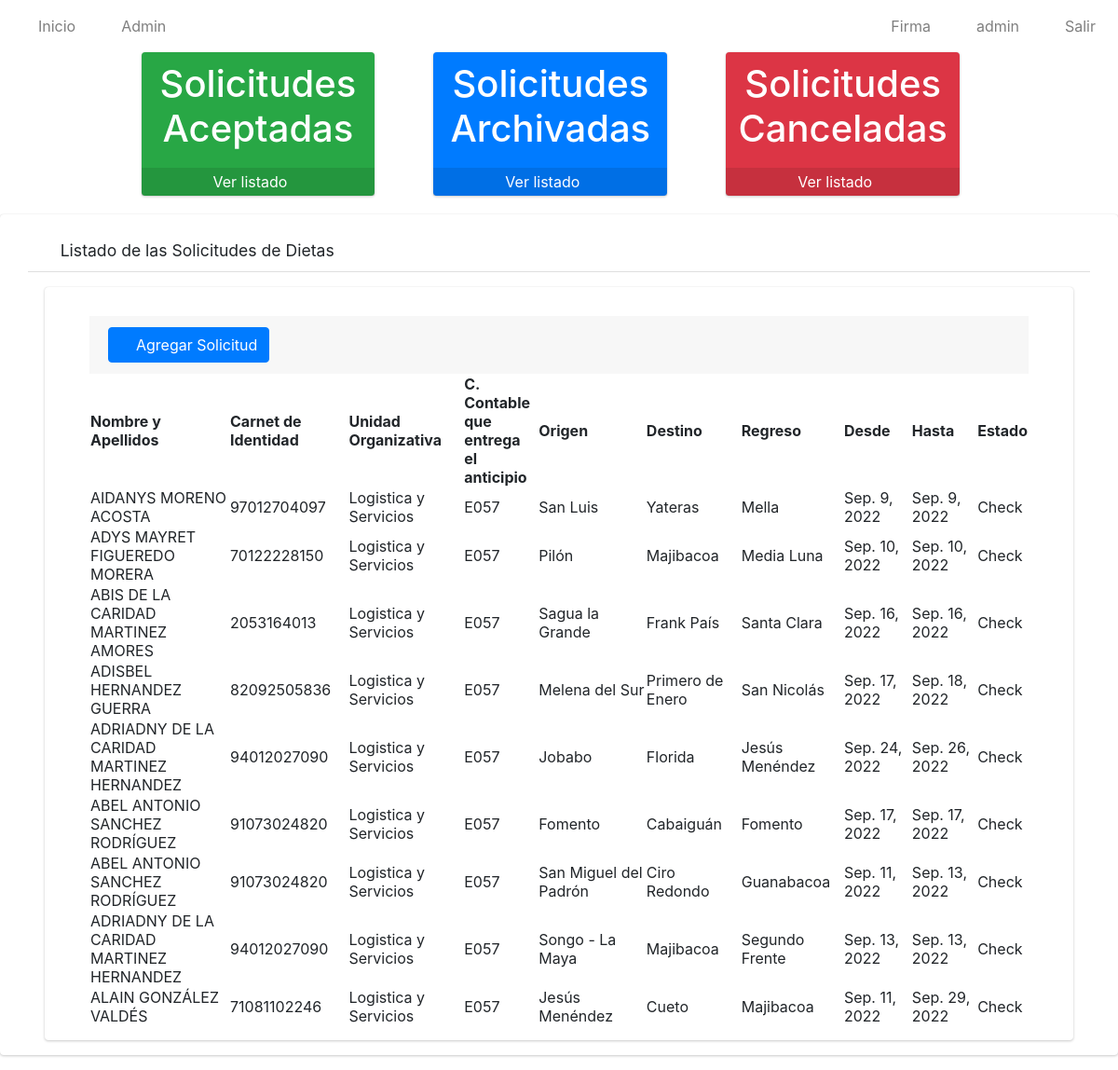
The page /index/ (signed in) on the database as committed earlier.
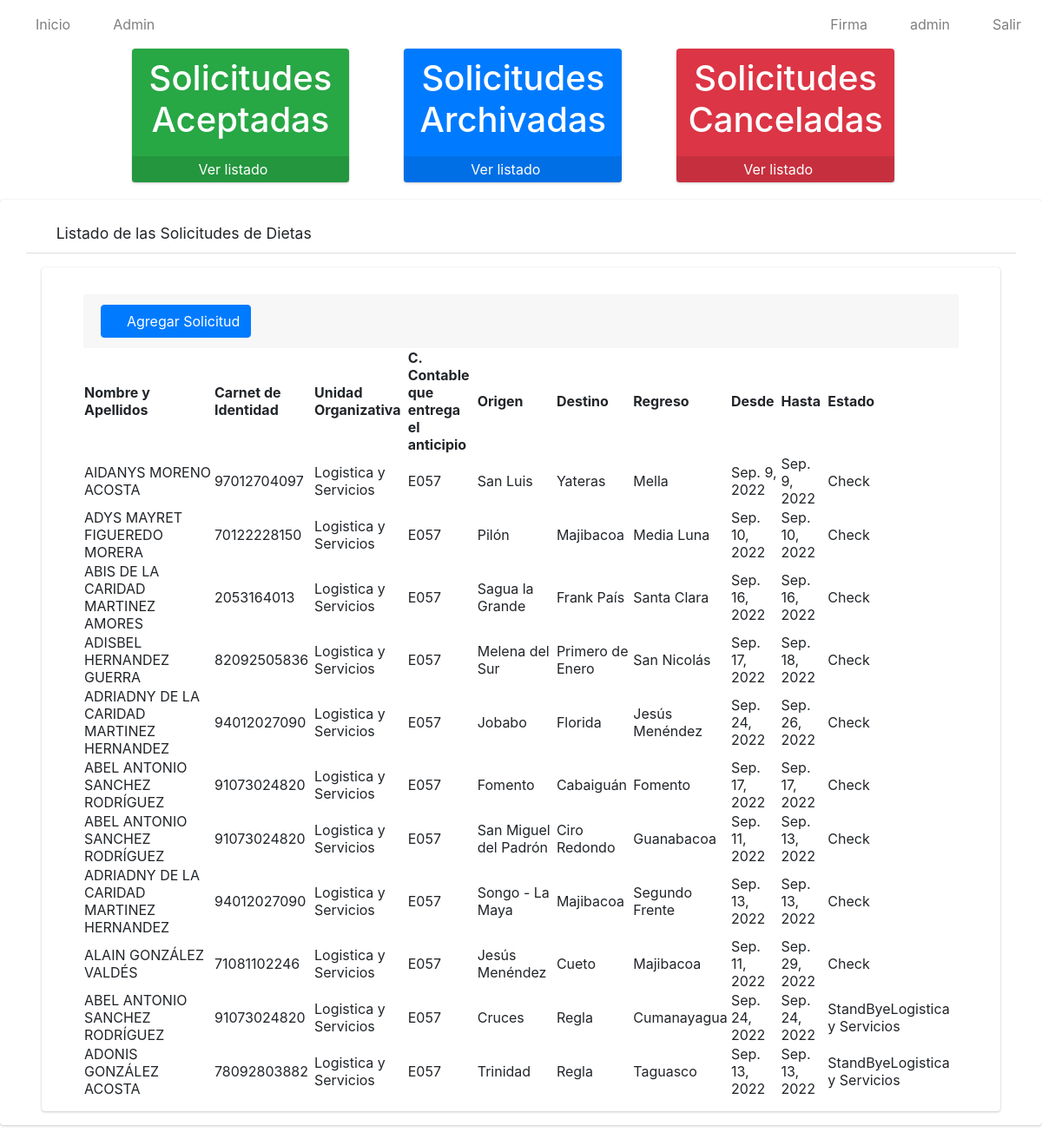
The same page on the database as committed later.
### app/models.py (models this page shows, shortened)
class Solicitud(models.Model):
    numero=models.IntegerField()
    solicitante=models.ForeignKey(Solicitante, on_delete=models.CASCADE)
    trabajador=models.ForeignKey(Trabajador, on_delete=models.CASCADE)
    unidad_organizativa=models.ForeignKey(Unidad_Organizativa, on_delete=models.CASCADE)
    c_contable=models.ForeignKey(C_Contable, on_delete=models.CASCADE)
    provincia=models.CharField(max_length=50)
    origen=models.CharField(max_length=50)
    prov_destino=models.CharField(max_length=50)
    destino=models.CharField(max_length=50)
    regreso=models.CharField(max_length=50)
    fecha_inicio=models.DateField()
    fecha_final=models.DateField()
    parleg=models.ForeignKey(Trabajador, on_delete=models.CASCADE, related_name='Trabajador_parleg', null=True, blank=True)
    cargo_presupuesto=models.ForeignKey(Cargo_al_Presupuesto, on_delete=models.CASCADE)
    autoriza=models.ForeignKey(Autoriza, on_delete=models.CASCADE)
    estado=models.CharField(max_length=200)
    observaciones=models.CharField(max_length=500, blank=True, null=True)
    labor=models.CharField(max_length=500, blank=True, null=True)
    class Meta:
        verbose_name="Solicitud"
        verbose_name_plural="Solicitudes"

class Trabajador(models.Model):
    usuario=models.OneToOneField(User, on_delete=models.CASCADE)
    ci=models.CharField(max_length=11, unique=True)
    def __str__(self):
            return self.usuario.first_name+' '+self.usuario.last_name
    class Meta:
        verbose_name = "Trabajador"
        verbose_name_plural = "Trabajadores"

class Unidad_Organizativa(models.Model):
    nombre=models.CharField(max_length=100)
    def __str__(self):
        return self.nombre
    class Meta:
        verbose_name="Unidad Organizativa"
        verbose_name_plural="Unidades Organizativas"

class C_Contable(models.Model):
    nombre=models.CharField(max_length=4)
    def __str__(self):
        return self.nombre

### app/views.py (the view)
# urls.py: path('', SolicitudListView.as_view(), name='solicitudes'),
class SolicitudListView(ListView):
    model = Solicitud
    template_name = 'solicitudes/listar.html'
    @method_decorator(login_required)
    def dispatch(self, request, *args, **kwargs):
        return super().dispatch(request,*args,** kwargs)
    def get_context_data(self, **kwargs):
        context = super().get_context_data(**kwargs)
        context['title'] = "Listado de Solicitudes"
        return context

### app/templates/solicitudes/listar.html (shortened to what this page needs)
{% extends 'base.html' %}
{% load static %}
{% block content %}
    <div class="row pl-5 pr-5 ml-5" >
         <div class="col-lg-3 col-6 ml-5">
            <div class="small-box bg-success">
                <div class="inner">
                    <h1 style="color: white;" class="text-center">
                        Solicitudes Aceptadas
                    </h1>
                </div>
                <div class="icon"><i class="fas fa-check-square"></i>
                </div>
                {% if perms.app.view_modelo %}
                <a href="{% url 'listarMod' %}" class="small-box-footer" style="color: white !important;">
                Ver listado <i class="fas fa-arrow-circle-right" style="color: white;"></i>
                </a>
                {% else %}
                <a href="#" class="small-box-footer" style="color: white !important;">
                No tiene permisos para ver los Modelos <i class="fas fa-eye-slash" style="color: white;"></i>
                </a>
                {% endif %}
            </div>
            </div>
        <div class="col-lg-3 col-6 ml-5">
            <div class="small-box btn-primary">
                <div class="inner">
                    <h1 style="color: white;" class="text-center">
                        Solicitudes Archivadas
                    </h1>
                </div>
                <div class="icon"><i class="fas fa-folder"></i>
                </div>
                {% if perms.app.view_modelo %}
                <a href="{% url 'listarModArch' %}" class="small-box-footer" style="color: white !important;">
                Ver listado <i class="fas fa-arrow-circle-right" style="color: white;"></i>
                </a>
                {% else %}
                <a href="#" class="small-box-footer" style="color: white !important;">
                No tiene permisos para ver los Modelos <i class="fas fa-eye-slash" style="color: white;"></i>
                </a>
                {% endif %}
            </div>
            </div>
        <div class="col-lg-3 col-6 ml-5">
        <div class="small-box bg-danger">
                <div class="inner">
                    <h1 style="color: white;" class="text-center">
                        Solicitudes Canceladas
                    </h1>
                </div>
                <div class="icon"><i class="fas fa-times-circle"></i>
                </div>
                {% if perms.app.view_modelo %}
                <a href="{% url 'listarModCancel' %}" class="small-box-footer" style="color: white !important;">
                Ver listado <i class="fas fa-arrow-circle-right" style="color: white;"></i>
                </a>
                {% else %}
                <a href="#" class="small-box-footer" style="color: white !important;">
                No tiene permisos para ver los Modelos <i class="fas fa-eye-slash" style="color: white;"></i>
                </a>
                {% endif %}
            </div>
            </div>
        </div>
    <div class=" card card-default">
        <div class="card-header px-3 mb-3 mt-3 container">
            <h3 class="card-title">
            <i class="fas fa-search"></i>
                Listado de las Solicitudes de Dietas
            </h3>
            </div>
        <div class="card card-body content-header mx-5 px-5">
         {% if perms.app.add_solicitud %}
             <div class=" card-footer mt-3">
            <a href="{% url 'crear_solicitud' %}" type="button" class="btn btn-primary">
                <i class="fas fa-plus"></i>
                Agregar Solicitud
            </a>
        </div>
             {% endif %}
            <table id="myTable" class="display" style="width: 100%;">
                <thead>
                    <tr>
                        <th>Nombre y Apellidos</th>
                        <th>Carnet de Identidad</th>
                        <th>Unidad Organizativa</th>
                        <th>C. Contable que entrega el anticipio</th>
                        <th>Origen</th>
                        <th>Destino</th>
                        <th>Regreso</th>
                        <th>Desde</th>
                        <th>Hasta</th>
                        <th>Estado</th>
                    </tr>
                </thead>
                <tbody>
                    {% for i in object_list %}
                    <tr>
                        <td style="width: 150px;">{{i.trabajador}}</td>
                        <td>{{i.trabajador.ci}}</td>
                        <td>{{i.unidad_organizativa}}</td>
                        <td style="width: 80px;">{{i.c_contable}}</td>
                        <td>{{i.origen}}</td>
                        <td>{{i.destino}}</td>
                        <td>{{i.regreso}}</td>
                        <td>{{i.fecha_inicio}}</td>
                        <td>{{i.fecha_final}}</td>
                        <td>{{i.estado}}</td>
                    </tr>
                    {% endfor %}
                </tbody>
            </table>
        </div>
    </div>
{% endblock %}

### app/templates/base.html (shortened to what this page needs)
{% load static %}
<html>
  <head>
    <link
      rel="stylesheet"
      href="{% static 'plugins/fontawesome-free/css/all.min.css'%}"
    />
    <link
      href="{% static 'plugins/bootstrap/css/bootstrap.min.css' %}"
      rel="stylesheet"
    />
    <link
      rel="stylesheet"
      type="text/css"
      href="{% static 'datatable/data_tables/datatables.min.css' %}"
    />
    <link
      rel="stylesheet"
      href="{% static 'plugins/jquery/jquery-confirm.min.css' %}"
    />
    <link
      rel="stylesheet"
      href="https://cdn.jsdelivr.net/npm/bootstrap-icons@1.7.2/font/bootstrap-icons.css"
    />
    <link
      href="{% static 'plugins/bootstrap/css/bootstrap.min.css' %}"
      rel="stylesheet"
    />
    <link
      href="{% static 'plugins/bootstrap/css/bootstrap.min.css' %}"
      rel="stylesheet"
    />
    <link
      rel="stylesheet"
      href="{% static 'dist/css/adminlte.min.css'%}"
    />
  </head>
  <nav class="navbar navbar-expand-md navbar-white navbar-light">
    <ul class="navbar-nav">
      <li class="nav-item">
        <a href="{% url 'solicitudes' %}" class="nav-link">
          <i class="fas fa-home"></i>
          Inicio</a
        >
      </li>
      {% if user.is_superuser or user.is_staff %}
      <li class="nav-item">
        <a class="nav-link" href="/admin/" role="button">
          <i class="fas fa-tachometer-alt"></i> Admin
        </a>
      </li>
      {%endif%}
    </ul>
    <ul class="navbar-nav ml-auto">
      <li class="nav-item">
        <a class="nav-link" onclick="modal_firma()" role="button">
          <i class="fas fa-edit"></i> Firma
        </a>
      </li>
      <li class="nav-item">
        <a class="nav-link" href="javascript:;" role="button">
          <i class="fas fa-user"></i> {{ user.username }}
        </a>
      </li>
      <li class="nav-item">
        <a class="nav-link" href="{% url 'logout' %}" role="button">
          <i class="fas fa-power-off"></i> Salir
        </a>
      </li>
    </ul>
  </nav>
  <body style="max-width: 1750px" class="mx-auto">
     {%block content%} {% endblock %}
  </body>
</html>

Rows that differ between the two databases and show on the page:
added Solicitud: trabajador "ABEL ANTONIO SANCHEZ RODRÍGUEZ", trabajador.ci "91073024820", unidad_organizativa "Logistica y Servicios", c_contable "E057", origen "Cruces", destino "Regla", regreso "Cumanayagua", fecha_inicio "Sep. 24, 2022", fecha_final "Sep. 24, 2022", estado "StandByeLogistica y Servicios"
added Solicitud: trabajador "ADONIS GONZÁLEZ ACOSTA", trabajador.ci "78092803882", unidad_organizativa "Logistica y Servicios", c_contable "E057", origen "Trinidad", destino "Regla", regreso "Taguasco", fecha_inicio "Sep. 13, 2022", fecha_final "Sep. 13, 2022", estado "StandByeLogistica y Servicios"
